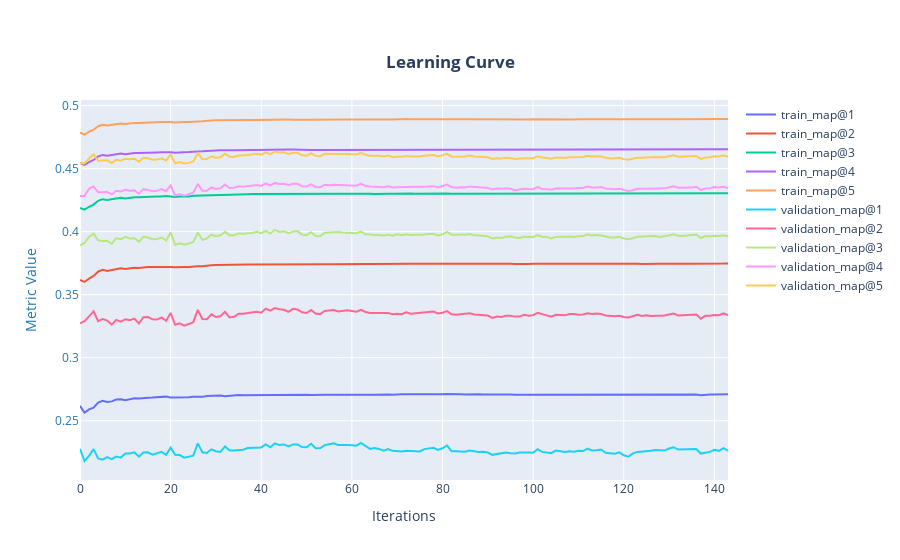

Notebook code cell kept with this figure:
### Markdown cell above
# HyperParameter Tuning

### Code cell
trainer.hyperparameter_tuning()
trainer.best_model_results

### Figure 1 — Plotly figure (JSON) as saved in the notebook; plotly's stock layout.template omitted (floating-point values rounded to 4 significant figures; data arrays with more than 128 entries replaced by an {"elided": "..."} marker saying what was removed)
{"data": [{"mode": "lines", "name": "train_map@1", "type": "scatter", "x": {"elided": "144 int values"}, "y": {"elided": "144 float values"}}, {"mode": "lines", "name": "train_map@2", "type": "scatter", "x": {"elided": "144 int values"}, "y": {"elided": "144 float values"}}, {"mode": "lines", "name": "train_map@3", "type": "scatter", "x": {"elided": "144 int values"}, "y": {"elided": "144 float values"}}, {"mode": "lines", "name": "train_map@4", "type": "scatter", "x": {"elided": "144 int values"}, "y": {"elided": "144 float values"}}, {"mode": "lines", "name": "train_map@5", "type": "scatter", "x": {"elided": "144 int values"}, "y": {"elided": "144 float values"}}, {"mode": "lines", "name": "validation_map@1", "type": "scatter", "x": {"elided": "144 int values"}, "y": {"elided": "144 float values"}}, {"mode": "lines", "name": "validation_map@2", "type": "scatter", "x": {"elided": "144 int values"}, "y": {"elided": "144 float values"}}, {"mode": "lines", "name": "validation_map@3", "type": "scatter", "x": {"elided": "144 int values"}, "y": {"elided": "144 float values"}}, {"mode": "lines", "name": "validation_map@4", "type": "scatter", "x": {"elided": "144 int values"}, "y": {"elided": "144 float values"}}, {"mode": "lines", "name": "validation_map@5", "type": "scatter", "x": {"elided": "144 int values"}, "y": {"elided": "144 float values"}}], "layout": {"hovermode": "x unified", "title": {"text": "<b>Learning Curve</b>", "x": 0.5, "xanchor": "center", "y": 0.9}, "xaxis": {"title": {"text": "Iterations"}}, "yaxis": {"color": "#1f77b4", "title": {"text": "Metric Value"}}}}
